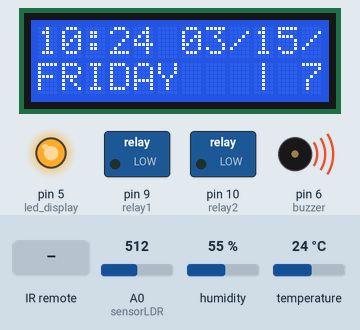
Recording of a sketch running on a simulated Arduino Uno, built with avr-gcc and run on an emulated ATmega328P. On the bench: 12×2 character LCD, switched loads named in the sketch (green lamp = pin HIGH), output pins drawn as LEDs (lit = HIGH), buzzer (waves = sounding). Inputs (shaded band) come from the test bench; at power-on: temperature 24 °C, A0 (sensorLDR) = 512, humidity 55 %. The local clock reads 2024-03-15 10:24:30 at power-on unless the sketch sets it; what the sketch prints to the serial monitor is not drawn.

Above: at 1.5 s.
1.6 s: infrared code 0xAA420 received
At 2.9 s:
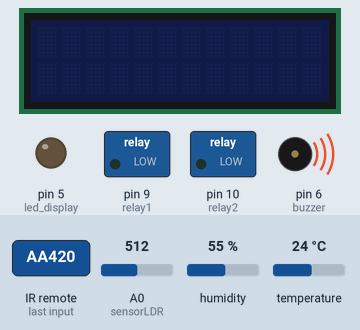
3.2 s: infrared code 0x6021 received
7.0 s: infrared code 0x1021 received
12.5 s: infrared code 0x3621 received
18.0 s: infrared code 0x7DDE0 received
23.5 s: temperature set to 0 °C
Timing chart, 0 to 26.5 s (numbered marks = the images above; inputs shaded):
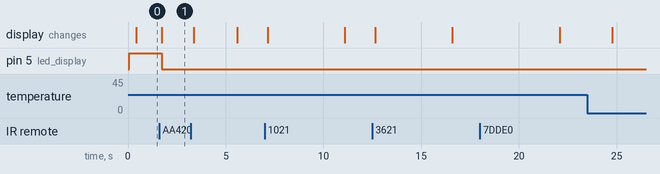

Measured:
- after the input at 1.6 s, pin 5 (led_display): HIGH → LOW after 0.14 s; the display: changes after 0.14 s (image 1)

The sketch:

brain_automation-3.2.ino
```cpp
//biblioteca

#include "DHT.h"
#include "Wire.h"
#include "EEPROM.h"
#include "IRremote.h"
#include "DS1307.h"
#include "SoftwareSerial.h"
#include "LiquidCrystal_I2C.h"

//definições
                      // sensor dht11
SoftwareSerial bluetooth(7, 8);   // bluetooth [ pino 7 [RX] | pin 8 [TX]]
LiquidCrystal_I2C lcd(0x27, 16, 2); // lcd
DS1307 clock; //definir um objeto da classe DS1307

//portas digitais

#define relay1 9
#define relay2 10
#define led_display 5
#define buzzer 6
#define SensorIR 3
#define DHTPIN 12

#define DHTTYPE DHT11 // o tipo do sensor (DHT11, DHT22, ETC...)


// booleana
bool turnOnLDR = true;          // permitir o uso do sensor ldr
bool allowNextDisplay = false; // permitir o proximo status
bool stade1 = false, stade2 = false; // estado do rele [ligado ou desligado]
bool notice = false;        // mostrar qual função foi ativada no status
bool allowSongs = true;    // ativar buzzer
bool allowTimerRelay = true; // permitir que o time fucione quando o rele for ativado

// byte
byte decrease_glare = 255; // nivel do brilho ao iniciar o programa
byte nextStatus = 0;       // proximo status
byte noticeStatus;         // verificador da nextStatus
byte timer;                // timer do rele

//millis config
unsigned long before = 0;
unsigned long interval = 550;

//função
int DisplayBrightness(byte adjustBrightness, bool use_fit); // função do brilho do display
int sensorLDR(bool allowSensor); // função do sensor LDR
int DHT11sensor(byte whatValues);
int Timer(byte zero); // contador

byte relay(byte whatRelay); // função para o rele
byte soungs(byte whatSongs); // tipos de som do buzzer

String dayOfWeek();

void setCLOCK(int year, byte month, byte day, byte hours, byte minutes, byte seconds, byte dayOfWeek);

bool timerRelay(bool remembers_the_time);

//IRremote
IRrecv irrecv(SensorIR); // configuração do pino do sensor IR
decode_results sensorir; // decodificador do sensor

//Sensor dht
DHT dht(DHTPIN,DHTTYPE);

void setup() {

  dht.begin();           // iniciar o sensor de temperatura
  Wire.begin();          // iniciar comunicação i2c
  clock.begin();         // iniciar rtc
  lcd.begin(12, 2);      // start communication with lcd
  Serial.begin(9600);    // iniciar comunicação serial
  bluetooth.begin(9600); // iniciar comunicação bluetooth

  // definições de porte digitais <----------------------->

  pinMode(buzzer, OUTPUT);     // buzer
  pinMode(led_display, OUTPUT); // brilho do display

  pinMode(relay1, OUTPUT); // RELAY 1
  pinMode(relay2, OUTPUT); // RELAY 2

  // display-config

  DisplayBrightness(255, false);

  irrecv.enableIRIn(); //ativar o recptor iR

  Serial.print("hello world!");


  // 1° >> year | 2° >> month | 3° >> day | 4° >> hours | 5° >> minutes | 6° >> seconds |7° >> dayOfWeek
  //setCLOCK(2021,10,10,1,28,0,7);
  soungs(4);
}

void setCLOCK(int year, byte month, byte day, byte hours, byte minutes, byte seconds, byte dayOfWeek){

  clock.fillByYMD(year, month, day); //Jan 19,2013
  clock.fillByHMS(hours, minutes, seconds); //15:28 30"
  clock.fillDayOfWeek(dayOfWeek);//Saturday

  clock.setTime();//write time to the RTC chip
}

void loop() {

  sensorLDR(turnOnLDR);
  commands_ir();
  //RTCviews();
  //DHT11sensor();
  Display();
  timerRelay(false);

}

byte soungs(byte whatSongs){
  if(allowSongs == true){
      switch(whatSongs){
          case 0:
            analogWrite(buzzer, 195);
              delay(50);
            analogWrite(buzzer, 50);
              delay(100);
            analogWrite(buzzer, 195);
              delay(50);
            analogWrite(buzzer, 0);
              delay(100);
          break;

          case 1:
            analogWrite(buzzer, 200);
            delay(20);
          break;

          case 2:
            analogWrite(buzzer, 199);
            delay(20);
          break;

          case 3: // alarm
            analogWrite(buzzer,255);
            delay(190);
            analogWrite(buzzer,55);
            delay(55);
          break;

          case 4:
            analogWrite(buzzer, 55);
              delay(50);
            analogWrite(buzzer, 90);
              delay(100);
            analogWrite(buzzer, 55);
              delay(50);
            analogWrite(buzzer, 0);
              delay(100);
          break;

      }
      analogWrite(buzzer,0);
  }
}

void commands_ir() {

  static byte keyTime = 0;

  //keyTime++;

  if (irrecv.decode(&sensorir)) {
    Serial.println(sensorir.value, DEC);
    delay(100);

    switch (sensorir.value) {

      case 9249: // brilho [+]
        commands(0);
        soungs(2);
        break;

      case 25633: // brilho [-]
        commands(1);
        soungs(2);
        break;

      case 697376: // brilho [on/off]
        commands(2);
        soungs(1);
        break;

      case 24609: // relay 1
        soungs(2);
        commands(3);
        break;

      case 4129: // relay 2
        soungs(2);
        commands(4);
        break;

      case 13857: // desativar timer
        soungs(2);
        commands(5);
        break;

      case 515552: // next
        soungs(0);
        commands(6);
        break;

      case 500768: // audio off or on
        commands(7);
        break;

    }
    irrecv.resume();
  }
}

void commands(int commands) {
  static bool turn_on_display = true;

  switch (commands) {


    case 0: // brilho [+]
      if (decrease_glare < 255) {
        Serial.println(decrease_glare);
        decrease_glare = decrease_glare + 15;
        DisplayBrightness(decrease_glare, false);
      }
      break;

    case 1: // brilho [-]
      if (decrease_glare > 0) {
        Serial.println(decrease_glare);
        decrease_glare = decrease_glare - 15;
        DisplayBrightness(decrease_glare, false);
      }
      break;

    case 2:
      turn_on_display = !turn_on_display;

      if (turn_on_display == true) { // ligar o display
        DisplayBrightness(255, false);
      }
      else if (turn_on_display == false) { // desligar display
        DisplayBrightness(0, false);
      }
      break;

    case 3:
        relay(1);
        stade1 = !stade1;
        lcd.clear(); // limpar o lcd antes do mostrar o status do rele
        notice = true;
        noticeStatus = 2;
        nextStatus = 2;
        allowNextDisplay = true;
      break;

    case 4:
        relay(2);
        stade2 = !stade2;
        lcd.clear(); // limpar o lcd antes do mostrar o status do rele
        notice = true;
        noticeStatus = 2;
        nextStatus = 2;
        allowNextDisplay = true;
      break;

    case 5:
        allowTimerRelay = !allowTimerRelay;
        lcd.clear(); // limpar o lcd antes do mostrar o status do rele
        notice = true;
        noticeStatus = 5;
        nextStatus = 5;
        allowNextDisplay = true;
      break;

    case 6:
        allowNextDisplay = true;
      break;

    case 7:
        allowSongs = !allowSongs;
        lcd.clear(); // limpar o lcd antes do mostrar o status do rele
        notice = true;
        noticeStatus = 3;
        nextStatus = 3;
        allowNextDisplay = true;
      break;

    case 8:

      break;

    case 9:

      break;

  }

}

int sensorLDR(bool allowSensor) {

  if (allowSensor) { // permitir o uso do ldr
    int statusLDR = analogRead(A0);
    //Serial.println(statusLDR);
    delay(1);

    if (statusLDR >= 1019) { // verificar se é menor que noventa
      DisplayBrightness(127, true);
    }
    else if (statusLDR <= 1019) {
      DisplayBrightness(255, true);
    }

  }
}

int DisplayBrightness(byte adjustBrightness, bool use_fit) {

  if (adjustBrightness < 255) { // ajustar brilho com valores da variavel
    analogWrite(led_display, adjustBrightness);

    if (use_fit == false) { // verificar se o ajuste de brilho automatico não esta em uso
      turnOnLDR = false; // desativar sensor ldr
    }
  }
  else if (adjustBrightness > 0) {
    analogWrite(led_display, adjustBrightness);
  }

  if (adjustBrightness >= 255) { // ligar display
    lcd.display();
    lcd.backlight();
    turnOnLDR = true; // ativar sensor ldr
    //turn_on_display = true;
  }
  else if (adjustBrightness <= 0) { // desligar display
    lcd.noDisplay();
    lcd.noBacklight();
    //turn_on_display = false;
  }
}

int DHT11sensor(byte whatValues){
  int h = dht.readHumidity(); // >>> Umidade

  int c = dht.readTemperature(); // >>> Celsius

  int f = dht.readTemperature(true); // >>> Fahrenheit

  if (isnan(h) || isnan(c) || isnan(f)) {
      Serial.println(F("Failed to read from DHT sensor!"));
      return;
  }

  if(whatValues == 1){
    return h;
  }
  else if (whatValues == 2){
    return c;
  }

  else if(whatValues == 3){
    return f;
  }


  //int hif = dht.computeHeatIndex(f, h); // computar temperatura de celsius e umidade
  //int hic = dht.computeHeatIndex(t, h, false); // converte para celsius

  /*
  Serial.print(F("Humidity: "));
  Serial.print(h);
  Serial.print(F("%  Temperature: "));
  Serial.print(t);
  Serial.print(F("°C "));
  Serial.print(f);
  Serial.print(F("°F"));
  Serial.println("");
  */
  /*
  Serial.print(hic);
  Serial.print(F("°C "));
  Serial.print(hif);
  Serial.println(F("°F"));  */

}

bool timerRelay(bool remembers_the_time){

  if(remembers_the_time == true && stade1 == true){
     timer =  clock.hour + 2;
     soungs(3);
  }


  if(timer == clock.hour && stade1 == true){
    soungs(3);
    stade1 = false;
    relay(1);

    lcd.clear(); // limpar o lcd antes do mostrar o status do rele
    notice = true;
    noticeStatus = 2;
    nextStatus = 2;
    allowNextDisplay = true;
  }


}

byte relay(byte whatRelay) {

  if (whatRelay == 1) {
    digitalWrite(relay1, stade1);
    timerRelay(allowTimerRelay);

  } else if (whatRelay == 2) {
    digitalWrite(relay2, stade2);
  }

}

String dayOfWeek(){

    if(clock.dayOfWeek == MON){
      return "MONDAY   ";
    }

    else if(clock.dayOfWeek == TUE){
      return "TUESDAY  ";
    }

    else if(clock.dayOfWeek == WED){
      return "WEDNESDAY";
    }

    else if(clock.dayOfWeek == THU){
      return "THURSDAY ";
    }

    else if(clock.dayOfWeek == FRI){
      return "FRIDAY   ";
    }

    else if(clock.dayOfWeek == SAT){
      return "SATURDAY ";
    }

    else if(clock.dayOfWeek == SUN){
      return "SUNDAY   ";
    }
}

int Timer(byte zero){
  int timer = 0;

  if(zero == 0){
    timer = 0;

  }else{
    delay(1);
    return timer++;
  }

}

void Display() {

  int h;
  int f;
  int c;

  if(allowNextDisplay == true){
      if((millis() / 10) - before >= interval){
         before = (millis() / 10);
         lcd.clear();
         nextStatus++;

         if(notice == true){
            if(nextStatus + 1 > noticeStatus){
              nextStatus = 0;
              allowNextDisplay = false;
              notice = false;
            }
         }
            //Serial.println(allowNextDisplay);
      }

      if(nextStatus > 5){
         nextStatus = 0;
         allowNextDisplay = false;
      }
  }

  switch(nextStatus){
    case 0:
      //------------------------[hours]-------------------------------//
      clock.getTime();
      lcd.setCursor(0,0);

      if(clock.hour < 10){
        lcd.print("0");
      }

      lcd.print(clock.hour,DEC);
      lcd.print(":");

      if(clock.minute < 10){
        lcd.print("0");
      }

      lcd.print(clock.minute, DEC);

      //------------------------[date]-------------------------------//

      lcd.setCursor(6,0);

      if(clock.month < 10){
        lcd.print("0");
      }

      lcd.print(clock.month,DEC);
      lcd.print("/");
      if(clock.dayOfMonth < 10){
        lcd.print("0");
      }
      lcd.print(clock.dayOfMonth,DEC);
      lcd.print("/");
      lcd.print(clock.year + 2000, DEC);

      //------------------------[date]-------------------------------//
      lcd.setCursor(0,1);
      lcd.print(dayOfWeek());

      //------------------------[DHT11]-------------------------------//
      lcd.setCursor(9,1);
      lcd.print("|");

      f = DHT11sensor(3);

      lcd.setCursor(11, 1);
      lcd.print(f);
      lcd.write(B11011111);
      lcd.print("F");
    break;

    case 1:
      h = DHT11sensor(1); // umidade
      c = DHT11sensor(2); // temperatura em Celsus

      lcd.setCursor(0,0);
      lcd.print("Celsus: ");
      lcd.print(c);
      lcd.write(B11011111);
      lcd.print("C");

      lcd.setCursor(0,1);
      lcd.print("humidity: ");
      lcd.print(h);
      lcd.print("%");
    break;

    case 2:
       lcd.setCursor(0,0);
       lcd.print("Relay 1: ");
       if(stade1 == true){
          lcd.print("ON ");
       }
       else{
         lcd.print("OFF");
       }

       lcd.setCursor(0,1);
       lcd.print("Relay 2: ");
       if(stade2 == true){
          lcd.print("ON ");
       }
       else{
         lcd.print("OFF");
       }
    break;

    case 3:
      lcd.setCursor(0,0);
      lcd.print("audio: ");
      if(allowSongs == true){
          lcd.print("ON ");
      }else{ lcd.print("OFF");}

      /*lcd.setCursor(0,1);
      lcd.print("Alarm: ");
      if(turnOnAlarm == true){
          lcd.print("ON ");
      }else{lcd.print("OFF");} */
    break;

    case 4:

    lcd.setCursor(3,0);

    if(clock.month < 10){
      lcd.print("0");
    }

    lcd.print(clock.month,DEC);
    lcd.print("/");

    if(clock.dayOfMonth < 10){
      lcd.print("0");
    }
    lcd.print(clock.dayOfMonth,DEC);
    lcd.print("/");
    lcd.print(clock.year + 2000, DEC);

    if(clock.dayOfMonth == 30 && clock.month == 11){ // meu aniversario
        lcd.setCursor(0,1);
        lcd.print("-> your birthday <-");
    }
    else if(clock.dayOfMonth == 31 && clock.month == 7){ // aniversario do meu pai
        lcd.setCursor(0,1);
        lcd.print("-> dad <-");
    }
    else if(clock.dayOfMonth == 16 && clock.month == 11){ // aniversario da minha mãe
        lcd.setCursor(0,1);
        lcd.print("-> mother <-");
    }
    else if(clock.dayOfMonth == 25 && clock.month == 10){ // aniversario do meu prim0
        lcd.setCursor(0,1);
        lcd.print("-> cousin <-");
    }
    else if(clock.dayOfMonth == 5 && clock.month == 8){ // aniversario da minha avó
        lcd.setCursor(0,1);
        lcd.print("-> grandmother <-");
    }
    else if(clock.dayOfMonth == 31 && clock.month == 12){ // ano novo
        lcd.setCursor(0,1);
        lcd.print("-> New Year's Day <-");
    }
    else if(clock.dayOfMonth == 25 && clock.month == 12){ // natal
        lcd.setCursor(0,1);
        lcd.print("-> Christmas <-");
    }else{
      lcd.setCursor(1,1);
      lcd.print("today nothing");
    }
    break;

    case 5:
      lcd.setCursor(0,0);
      lcd.print("Timer: ");
      if(allowTimerRelay == true){
        lcd.print("ON ");
      }else{lcd.print("OFF");}

      lcd.setCursor(0,1);
      lcd.print("RelayOFF: ");
      lcd.print(timer);
      lcd.print("H");

    break;

  }
}
```
